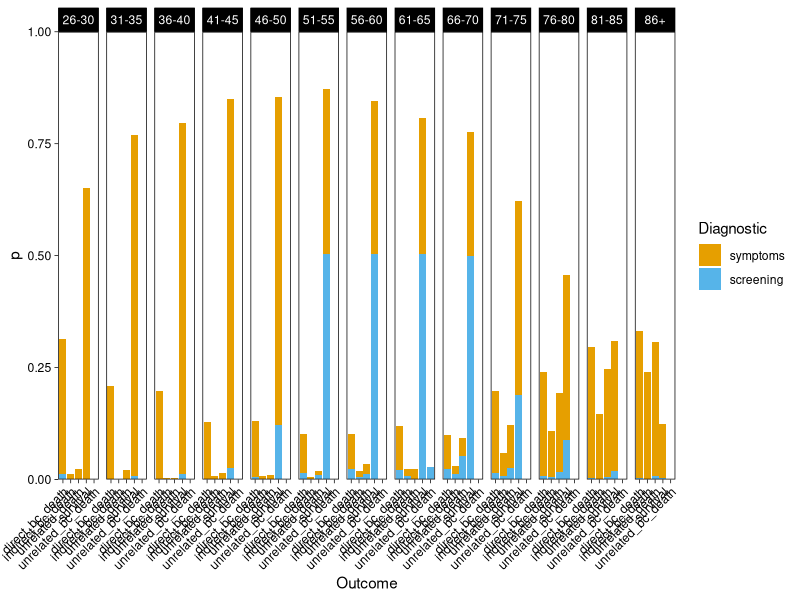
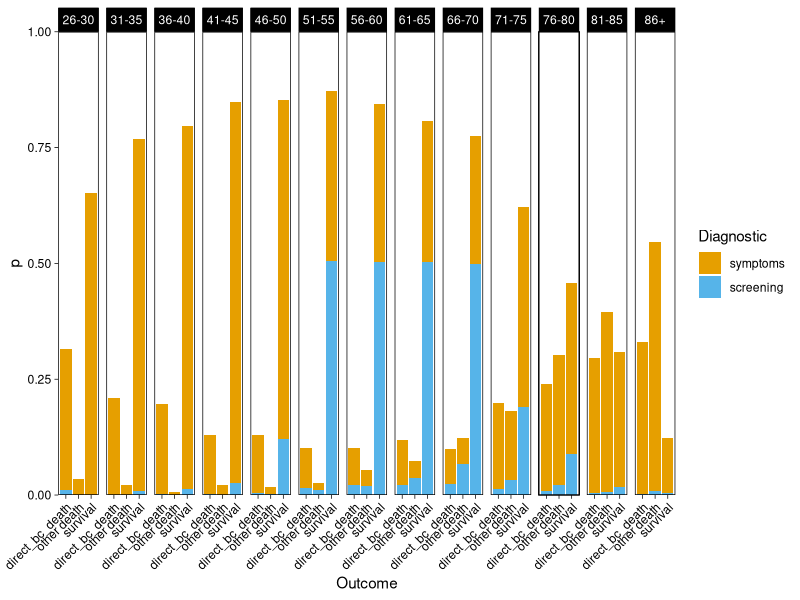
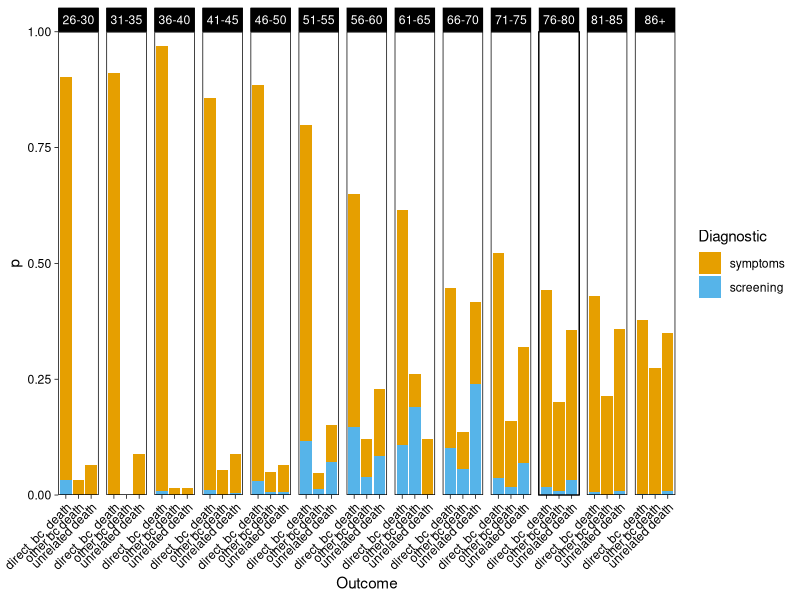
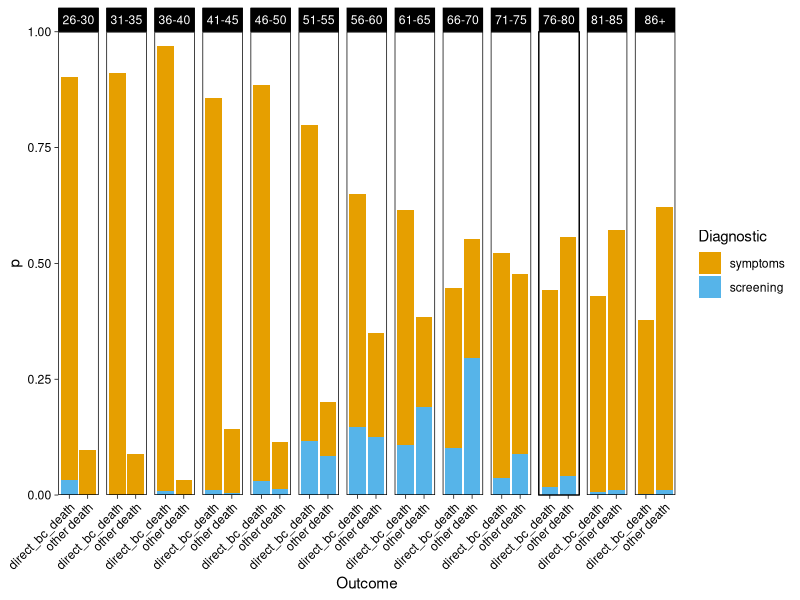
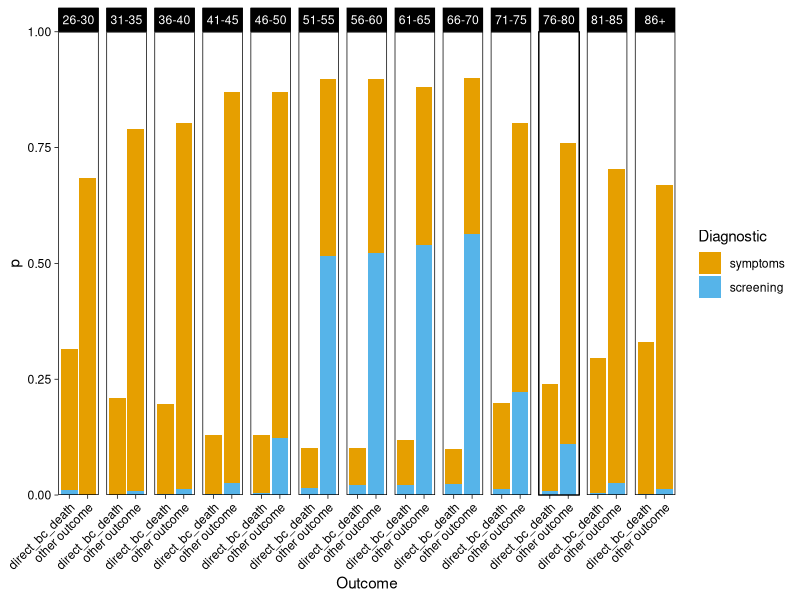
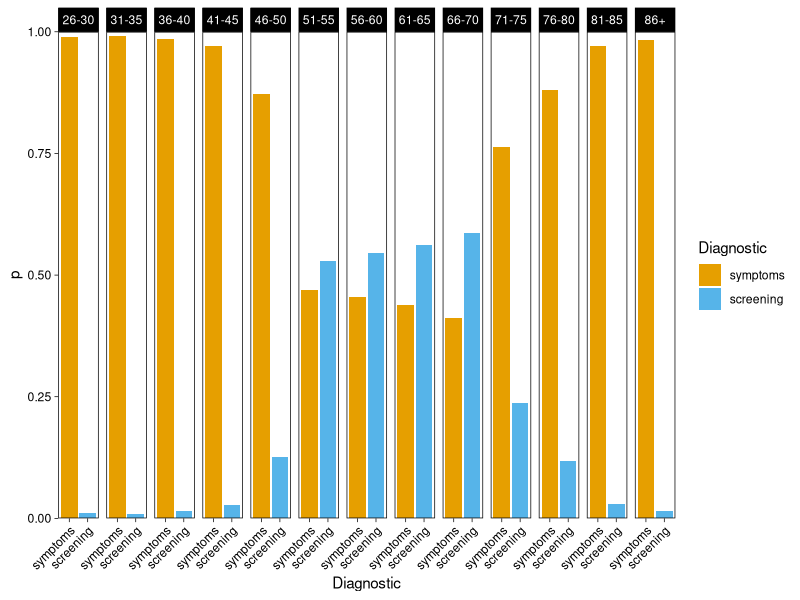
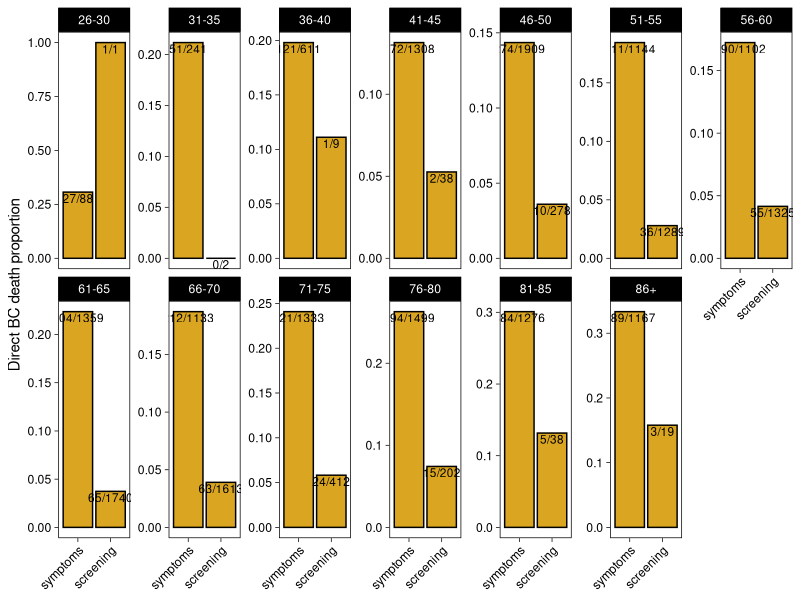
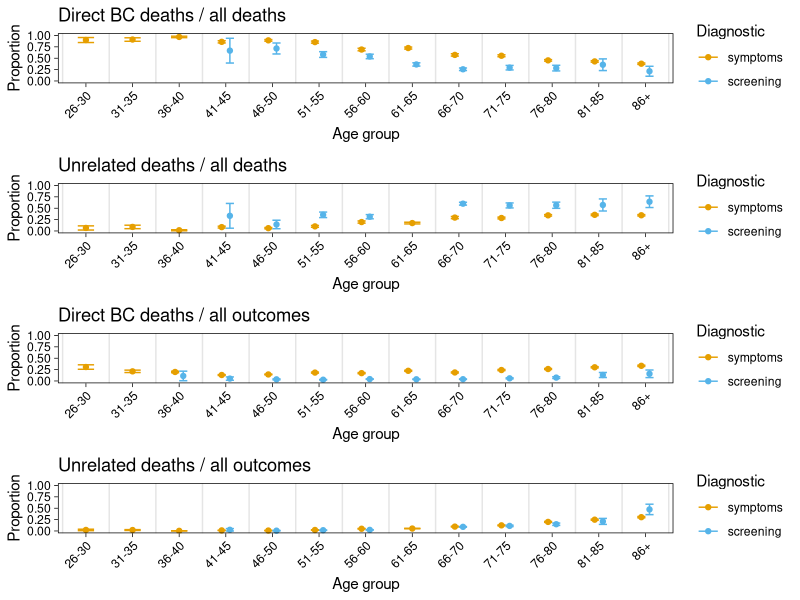

Reproduce these figures in R, in order.
## ---- chunk 1
knitr::opts_chunk$set(echo = FALSE, cache=TRUE)
library(tidyverse)
library(cowplot)
library(knitr)
library(kableExtra)
cbPalette <- c("#E69F00", "#56B4E9", "#009E73", "#F0E442", "#0072B2", "#D55E00", "#CC79A7")
## ---- chunk 2
myKable <- function(df, row.names=FALSE, col.names=NA, digits=2, bootstrap="condensed", font.size=12, label=NULL) {
  kable(df, format="html", row.names=row.names, col.names=col.names, digits=digits, label=label) %>% kable_styling(bootstrap_options=bootstrap, full_width=FALSE, position="left", font_size=font.size)
}
N <- function(n) prettyNum(n, big.mark = ",")
## ---- chunk 3
dat <- read_tsv("surv.txt", col_types = cols()) %>% 
  rename(Diagnostic = "Diagnostic route") %>% 
  mutate(Outcome = tolower(Outcome)) %>% 
  filter(Diagnostic != "other" & Age != "16-20" & Age != "21-25") %>% 
  mutate(Diagnostic = recode(Diagnostic, "sympto" = "symptoms", "screen" = "screening")) %>% 
  mutate_at(vars(Outcome, Diagnostic, Age), as_factor)

sdat <- dat %>% group_by(Outcome, Diagnostic, Age) %>%
  tally %>%
  ungroup %>% 
  separate(Age, c("start", "end"), remove=FALSE) %>% 
  mutate(end = ifelse(end == "", "90", end)) %>% 
  mutate_at(vars(start, end), as.numeric) %>% 
  mutate(Midage = (start - 1 + end)/2) %>% 
  select(-start, -end)
## ---- chunk 4
sdat %>% select(Age, Diagnostic, Outcome, n) %>% 
  arrange(Age, Diagnostic, Outcome) %>% 
  myKable %>% scroll_box(width="300px", height="400px")
## ---- chunk 5
plotData <- function(d, what="Outcome") {
 d %>% 
  group_by(Age) %>% 
  mutate(p = n / sum(n)) %>% 
  ungroup %>% 
ggplot(aes_string(x=what, y="p")) +
  theme_linedraw() +
  geom_col(aes(fill=Diagnostic)) +
  facet_wrap(~Age, ncol=13) +
  scale_fill_manual(values = cbPalette) +
  theme(axis.text.x = element_text(angle=45, hjust=1), panel.grid = element_blank()) +
  scale_y_continuous(expand=c(0,0), limits=c(0,1))
}
## ---- chunk 6
sdat %>% 
  plotData
## ---- chunk 7
sdat %>% 
  mutate(Outcome = recode(Outcome,
                          "indirect_bc_death" = "other death",
                          "unrelated_bc_death" = "other death",
                          "unrelated_death" = "other death")) %>% 
  plotData
## ---- chunk 8
sdat %>% 
  filter(Outcome != "survival") %>% 
  mutate(Outcome = recode(Outcome,
                          "indirect_bc_death" = "other bc death",
                          "unrelated_bc_death" = "other bc death",
                          "unrelated_death" = "unrelated death")) %>% 
  plotData
## ---- chunk 9
sdat %>% 
  filter(Outcome != "survival") %>% 
  mutate(Outcome = recode(Outcome,
                          "indirect_bc_death" = "other death",
                          "unrelated_bc_death" = "other death",
                          "unrelated_death" = "other death")) %>% 
  plotData
## ---- chunk 10
sdat %>% 
  mutate(Outcome = recode(Outcome,
                          "indirect_bc_death" = "other outcome",
                          "unrelated_bc_death" = "other outcome",
                          "unrelated_death" = "other outcome",
                          "survival" = "other outcome")) %>% 
  plotData
## ---- chunk 11
sdat %>% 
  plotData(what = "Diagnostic")
## ---- chunk 12
plotScreen <- function(d) {
  d %>% 
    group_by(Age, Outcome) %>% 
    summarise(s = sum(n[Diagnostic == "screen"]), tot = sum(n), p = s / tot) %>% 
    ungroup %>% 
ggplot(aes(x=Outcome, y=p)) +
  theme_linedraw() +
  geom_col() +
  facet_wrap(~Age, ncol=13, scales = "free_y") +
  scale_fill_manual(values = cbPalette) +
  theme(axis.text.x = element_text(angle=45, hjust=1), panel.grid = element_blank()) +
    labs(x=NULL, y="Screen proportion")
}
## ---- chunk 13
plotDeath <- function(d) {
  d %>% 
    mutate(Diagnostic = recode(Diagnostic, "sympto" = "unscreened", "other" = "unscreened")) %>% 
    group_by(Age, Diagnostic) %>% 
    summarise(s = sum(n[Outcome == "direct_bc_death"]), tot = sum(n), f = tot - s, p = s / tot) %>%
    mutate(lab = paste0(s, "/", tot)) %>% 
    ungroup %>% 
  ggplot(aes(x=Diagnostic, y=p)) +
    theme_linedraw() +
    geom_col(fill="goldenrod", colour="black") +
    facet_wrap(~Age, ncol=7, scales = "free_y") +
    scale_fill_manual(values = cbPalette) +
    theme(axis.text.x = element_text(angle=45, hjust=1), panel.grid = element_blank()) +
    labs(x=NULL, y="Direct BC death proportion") +
    geom_text(aes(label = lab), vjust=1.2, size=3)
}
## ---- chunk 14
sdat %>% 
  plotDeath
## ---- chunk 15
findOutcomeProportion <- function(d, value, others) {
  ds <- d %>% 
    group_by(Diagnostic, Age) %>% 
    summarise(s = sum(n[Outcome == value]), f = sum(n[Outcome %in% others]), n = s + f,  p = s / n, Midage = Midage[1]) %>%
    filter(s > 0 & f > 0) %>% 
    ungroup
  
  properr <- ds %>%
    mutate(row = row_number()) %>% 
    group_by(row) %>%
    do({
      #ci <- prop.test(.$s, .$n)$conf.int
      #tibble(p_lo = ci[1], p_up = ci[2])
      se <- sqrt(.$p * (1 - .$p) / .$n)
      tibble(p_lo = .$p - se, p_up = .$p + se, se = se)
    }) %>% 
    ungroup
  
  bind_cols(ds, select(properr, p_lo, p_up, se))
}

plotOutcomeProportion <- function(d, value, others, tit=NULL) {
  if(is.null(tit)) tit <- paste(value, "proportion")
  pd <- position_dodge(width=0.35)
  d %>% 
    findOutcomeProportion(value, others) %>% 
  ggplot(aes(x=Age, y=p, group=Diagnostic, colour = Diagnostic)) +
    theme_linedraw() +
    theme(panel.grid = element_blank(), axis.text.x=element_text(angle=45, hjust=1)) +
    geom_errorbar(aes(x=Age, ymin=p_lo, ymax=p_up, colour=Diagnostic), width=0.35, position=pd) +
    geom_point(size=1.5, position=pd) +
    geom_vline(xintercept = seq(0.5,20,1), colour="grey90") +
    labs(x = "Age group", y = "Proportion", title=tit) +
    scale_colour_manual(values = cbPalette) +
    scale_y_continuous(limits=c(0,1))
}
## ---- chunk 16
cases <- list(
  `1` = list(value = "direct_bc_death",
             others = c("indirect_bc_death", "unrelated_death", "unrelated_bc_death"),
             name = "Direct BC deaths / all deaths"),
  `2` = list(value = "unrelated_death",
             others = c("indirect_bc_death", "direct_bc_death", "unrelated_bc_death"),
             name = "Unrelated deaths / all deaths"),
  `3` = list(value = "direct_bc_death",
             others = c("indirect_bc_death", "unrelated_death", "unrelated_bc_death", "survival"),
             name = "Direct BC deaths / all outcomes"),
  `4` = list(value = "unrelated_death",
             others = c("indirect_bc_death", "direct_bc_death", "unrelated_bc_death", "survival"),
             name = "Unrelated deaths / all outcomes")
)
## ---- chunk 17
map(cases, function(case) {
  plotOutcomeProportion(sdat, value = case$value, others = case$others, tit = case$name)   
}) %>% 
  plot_grid(plotlist = ., ncol=1)  
## ---- chunk 18
chi2Comparison <- function(d, value, others) {
  P <- d %>% 
    findOutcomeProportion(value, others) %>% 
    select(Age, Diagnostic, p, se) %>% 
    group_split(Diagnostic)
  cx <- inner_join(P[[1]], P[[2]], by="Age") %>% 
    mutate(se2 = se.x^2 + se.y^2, chi2 = (p.x - p.y)^2 / se2)
  chi2 <- sum(cx$chi2)
  dof <- nrow(cx) - 1
  p <- 1 - pchisq(chi2, dof)
  list(chi2 = chi2, dof = dof, p = p)
}
## ---- chunk 19
map_df(cases, function(case) {
  cs <- chi2Comparison(sdat, value = case$value, others = case$others)
  tibble(Group = case$name, chi2 = cs$chi2, p = cs$p)
}) %>% 
  mutate_at(vars(chi2, p), ~signif(.,3)) %>% mutate_at(vars(chi2, p), as.character) %>% 
  myKable()
## ---- chunk 20
fitPoly <- function(d, value, others, ...) {
  d %>% 
    findOutcomeProportion(value, others) %>% 
    select(x=Midage, y=p, se, Diagnostic) %>% 
    group_split(Diagnostic) %>% 
    map_df(function(w) {
      m <- nls(y ~ A + B*x + C*x^2 + D*x^3, start=list(A=0.2, B=0, C=0, D=0), weights=1/se^2, data=w)
      xd <- tibble(x=seq(min(w$x),max(w$x),1))
      tibble(Diagnostic=w$Diagnostic[1], x=xd$x, y=predict(m, xd))
    })
}

plotFitData <- function(d, value, others, FITFUN=fitPoly, ..., tit=NULL, with.smooth=FALSE, min.age=35, max.y=1, level=0.95) {
  if(is.null(tit)) tit <- paste(value, "proportion")
  
  dat <- d %>% 
    findOutcomeProportion(value, others)
  
  g <- ggplot(data=dat, aes(x=Midage, y=p, group=Diagnostic, colour = Diagnostic)) +
    theme_linedraw() +
    theme(panel.grid = element_blank()) +
    geom_errorbar(aes(x=Midage, ymin=p_lo, ymax=p_up, colour=Diagnostic), width=0.2) +
    geom_point(size=1.5) +
    labs(x = "Age group", y = "Proportion", title=tit) +
    scale_colour_manual(values = cbPalette) +
    scale_y_continuous(limits=c(0,max.y))

  if(!is.null(FITFUN)) {
    mod <- FITFUN(d, value, others, ...)
    g <- g +   geom_line(data=mod, aes(x=x, y=y, colour=Diagnostic))
  }
  if(with.smooth) {
    g <- g + geom_smooth(data=filter(dat, Midage>min.age), method="lm", colour="black", size=0.5, level=level)
  }
  g
}
## ---- chunk 21
map(cases, function(case) {
  plotFitData(sdat, value = case$value, others = case$others, tit = case$name)   
}) %>%  
  plot_grid(plotlist = ., ncol=1) 
## ---- chunk 22
groupAge <- function(d) {
  d <- d %>% 
    mutate(Outcome = recode(Outcome, "unrelated_bc_death" = "unrelated_death")) %>% 
    group_by(Diagnostic, Outcome) %>% 
    summarise(n = sum(n)) %>% 
    ungroup %>% 
    group_by(Diagnostic) %>% 
    mutate(p = n / sum(n), tot = sum(n)) %>%
    ungroup

  err <- map_df(1:nrow(d), function(i) {
    r <- d[i, ]
    conf <- prop.test(r$n, r$tot, conf.level=0.95)$conf.int
    tibble(p_lo = conf[1], p_up = conf[2])
  })

  bind_cols(d, err)
}

d71 <- groupAge(filter(sdat, Midage > 71))
## ---- chunk 23
plotGroupAge <- function(d, what="count", pos="dodge") {
  d <- d %>% mutate(y = if(what == "count") n else p)

  if(pos == "stack") {
    max.y <- 1.05
  } else if(what == "count") {
    max.y <- max(d$y) * 1.03
  } else {
    max.y <- max(d$p_up) * 1.03
  }
  
  g <- ggplot(d, aes(x=Diagnostic, y=y, group=Outcome, fill=Outcome)) +
    geom_col(position = pos, width=0.6, colour="grey30") +
    theme_linedraw() +
    theme(panel.grid.major.x = element_blank()) +
    scale_fill_manual(values=cbPalette) +
    scale_y_continuous(expand=c(0,0), limits=c(0, max.y)) +
    labs(x=NULL, y=what)
  if(pos == "dodge" & what == "proportion") {
    g <- g + geom_errorbar(aes(ymin=p_lo, ymax=p_up), position=position_dodge(width=0.6), width=0.2, colour="grey30")
  }
  g
}

plotGroupAge(d71, what="count")
plotGroupAge(d71, what="proportion")
plotGroupAge(d71, what="proportion", pos="stack")

dfi <- d71 %>% mutate(not_n = tot - n) %>% filter(Outcome == "unrelated_death")
ftab <- select(dfi, n, not_n) %>% as.matrix
ft <- fisher.test(ftab, alternative="greater")
## ---- chunk 24
ages <- c("71-75", "76-80", "81-85", "86+")
map(ages, function(age) {
  sdat %>% 
    filter(Age == age) %>% 
    groupAge %>% 
    plotGroupAge(what="proportion") +
      ggtitle(age) +
      theme(legend.position = "none")
}) %>% 
  plot_grid(plotlist=., nrow=1)
## ---- chunk 25
timeCourseFit <- function(d, value, others, min.age=35) {
 dx <- d %>%  
    findOutcomeProportion(value, others) %>% 
    select(x=Midage, y=p, se)
 m <- nls(y ~ Intercept + Slope*x, start=list(Intercept=1, Slope=-0.1), weights=1/se^2, data=dx)
 summary(m)$coefficients %>%
   as.data.frame %>%
   rownames_to_column(var="Parameter")
}

timeCourse <- function(d, value, others, min.age=35, tit=NULL, with.half=FALSE) {
  # fit time course with a linear function, using nls to include errors
  coef <- timeCourseFit(d, value, others, min.age=35)
  b0 <- coef$Estimate[1]
  b1 <- coef$Estimate[2]

  # find half time and its error, using inverse linear fit
  dx <- d %>%  
    findOutcomeProportion(value, others) %>% 
    select(x=Midage, y=p, se)
  f12 <- lm(x ~ y, data=dx)
  p12 <- predict(f12, tibble(y=0.5), se.fit = TRUE, level=0.95)
  
  halfx <- p12$fit
  halfx.err <- p12$se.fit
  
  xx <- c(min.age, 87.5)
  mod <- tibble(x = xx, y = b0 + xx * b1)
  g <- plotFitData(d, value, others, FITFUN=NULL, tit=tit) +
    geom_line(data=mod, aes(x=x, y=y), group=1, colour=1)
  if(with.half) {
    g <- g + 
      #geom_tile(x=halfx, width=halfx.err, y=0.5, height=0.5, fill="grey80") +
      geom_vline(xintercept = halfx, linetype = "dotted", colour="grey50")
  }
  list(plot=g, coef=coef, half=halfx, half.err=halfx.err)
}
## ---- chunk 26
d_sym <- sdat %>%
  filter(Diagnostic=="symptoms")
tc_sym <- timeCourse(d_sym, cases[[1]]$value, cases[[1]]$others, tit=cases[[1]]$name, with.half = TRUE)
tc_sym$plot
tc_sym$coef %>% mutate_at(vars(-Parameter), ~sprintf("%.3g", .)) %>% myKable
## ---- chunk 27
d_both <- sdat %>% 
  group_by(Age, Outcome) %>% 
  summarise(n = sum(n), Midage = Midage[1]) %>% 
  mutate(Diagnostic = "both")
tc_both <- timeCourse(d_both, cases[[1]]$value, cases[[1]]$others, tit=cases[[1]]$name)
tc_both$plot 
tc_both$coef %>% mutate_at(vars(-Parameter), ~sprintf("%.3g", .)) %>% myKable
